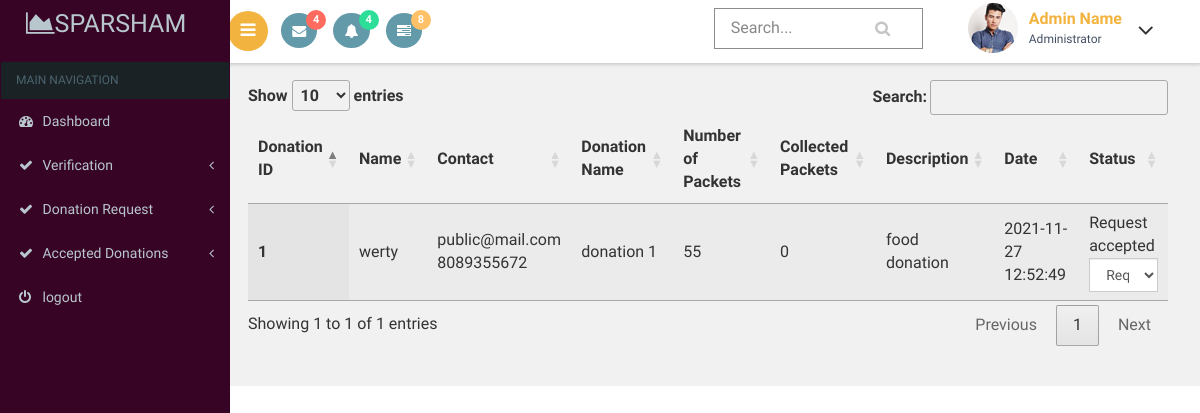
/secratary/fooddonationreq.php, run on an earlier commit of the app's database.
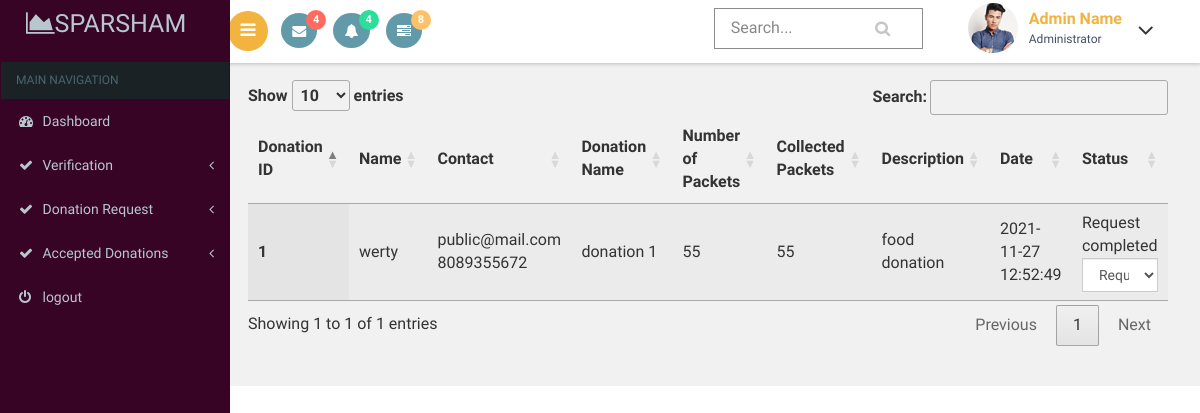
And on a later commit of the database.
### tables this page shows
CREATE TABLE `food_donation` (
  `food_donation_id` int(11) NOT NULL,
  `email` varchar(30) NOT NULL,
  `no_of_packets` int(11) NOT NULL,
  `no_of_donations` int(11) NOT NULL,
  `donation_name` varchar(20) NOT NULL,
  `description` varchar(50) NOT NULL,
  `food_donation_status` int(3) NOT NULL DEFAULT 0,
  `donation_date` timestamp NOT NULL DEFAULT current_timestamp()
);

CREATE TABLE `registration` (
  `name` varchar(80) NOT NULL,
  `email` varchar(80) NOT NULL,
  `phone` bigint(11) NOT NULL,
  `gender` varchar(10) NOT NULL,
  `date_of_birth` varchar(20) NOT NULL,
  `house` varchar(80) NOT NULL,
  `place` varchar(80) NOT NULL,
  `country` int(11) NOT NULL,
  `state` int(11) NOT NULL,
  `district` int(11) NOT NULL,
  `pincode` int(6) NOT NULL,
  `profile_pic` varchar(100) NOT NULL DEFAULT '../images/avathar.jpg'
);

### secratary/fooddonationreq.php (the view, shortened to what this page needs)
<?php
include("dbconn.php");
?>
<!DOCTYPE html>
<html>
<head>
    <link href="css/bootstrap.css" rel='stylesheet' type='text/css' />
<link href="css/style.css" rel='stylesheet' type='text/css' />
<link href="css/font-awesome.css" rel="stylesheet">
<link href='css/SidebarNav.min.css' media='all' rel='stylesheet' type='text/css'/>
<link href="css/custom.css" rel="stylesheet">
    <link rel="stylesheet" type="text/css" href="https://cdn.datatables.net/1.10.21/css/jquery.dataTables.css">
</head>
<body class="cbp-spmenu-push">
    <div class="main-content">
    <div class="cbp-spmenu cbp-spmenu-vertical cbp-spmenu-left" id="cbp-spmenu-s1">
        <aside class="sidebar-left">
      <nav class="navbar navbar-inverse">
          <div class="navbar-header">
            <h1><a class="navbar-brand" href="index.html"><span class="fa fa-area-chart"></span>Sparsham<span class="dashboard_text"></span></a></h1>
          </div>
          <?php
          include("menu.php");
          ?>
      </nav>
    </aside>
    </div>
        <?php
        include("header.php");
        ?>
        <div id="page-wrapper">
    <table id="table_id" class="display">
    <thead>
        <tr>
            <th>Donation ID</th>
            <th>Name</th>
            <th>Contact</th>
            <th>Donation Name</th>
            <th>Number of Packets</th>
            <th>Collected Packets</th>
            <th>Description</th>
            <th>Date</th>
            <th>Status</th>
        </tr>
    </thead>
    <tbody>
         <?php
            $sql="select * from food_donation a,registration b where a.email=b.email order by a.donation_date desc";
            $res=mysqli_query($conn,$sql);
            if(mysqli_num_rows($res)>0){
                while($r=mysqli_fetch_assoc($res)){
            ?>
           <tr>
      <th scope="row"><?php echo $r['food_donation_id']?></th>
      <td><?php echo $r['name']?></td>
      <td><?php echo $r['email']?><br>
        <?php echo $r['phone']?><br>
      </td>
      <td><?php echo $r['donation_name']?></td>
      <td><?php echo $r['no_of_packets']?></td>
      <td><?php echo $r['no_of_donations']?></td>
        <td><?php echo $r['description']?></td>
        <td><?php echo $r['donation_date']?></td>
        <td>
            <div id="<?php echo $r['food_donation_id']?>">
                <?php
         if($r['food_donation_status']==0)
            echo "Request not accepted";
        else if($r['food_donation_status']==1)
            echo "Request accepted";
        else if($r['food_donation_status']==2)
            echo "Request rejected";
        else if($r['food_donation_status']==3)
            echo "Request completed";
     ?>
 </div>
 <form>
          <select class="form-control"  onchange="updatestatus(this.value,<?php echo $r['food_donation_id']?>)">
            <option value disabled selected> <?php
            if($r['food_donation_status']==0)
            echo "Request not accepted";
        else if($r['food_donation_status']==1)
            echo "Request accepted";
        else if($r['food_donation_status']==2)
            echo "Request rejected";
        else if($r['food_donation_status']==3)
            echo "Request completed";
            ?></option>
          </select>
      </form>
</td>
    </tr>
            <?php
        }
    }
            ?>
    </tbody>
</table>
</div></div>
</body>
</html>

What changed in the data, as far as the page shows it:
changed food_donation "donation 1": no_of_donations "0" → "55"; food_donation_status+food_donation_id "Request accepted" → "Request completed"; food_donation_status "Request accepted" → "Request completed"
